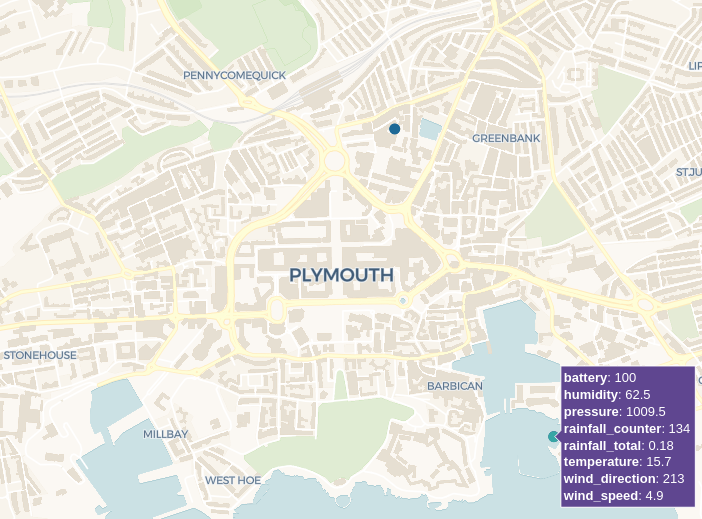

Recreate this plot in Python.
from asyncio import Queue
from dataclasses import dataclass
from datetime import datetime
import json

from client import Client, Payload

import pandas as pd
from dash import Dash, html, dcc
from dash.dependencies import Input, Output
import plotly.express as px

with open("secrets.json", "r") as f:
    secrets = json.load(f)


class App:
    dash: Dash
    queue: Queue[Payload]
    data: dict[str, Payload] = {}

    def __init__(self):
        with open("data.json", "r") as f:
            data = json.load(f)
            self.data = {
                k: Payload(
                    device_id=k,
                    location=v["location"],
                    received=datetime.fromisoformat(v["received"]),
                    data=v["data"],
                )
                for k, v in data.items()
            }

        self.dash = Dash(title="LoRaWAN Map", update_title=None)  # type:ignore
        self.dash.layout = html.Div(
            [
                dcc.Graph(
                    id="live-map",
                    style={
                        "height": "100vh",
                        "width": "100vw",
                        "padding": 0,
                        "margin": 0,
                    },
                    config={"displayModeBar": False},
                ),
                dcc.Interval(id="interval", interval=2000, n_intervals=0),
            ],
            style={
                "padding": 0,
                "margin": 0,
                "overflow": "hidden",
                "height": "100vh",
                "width": "100vw",
            },
        )
        self.dash.callback(
            Output("live-map", "figure"),
            [Input("interval", "n_intervals")],
        )(self.poll)

        self.queue = Queue()
        for conn in secrets["connections"]:
            QueueClient(
                conn["username"],
                conn["password"],
                conn["url"],
                conn["port"],
                conn["topics"],
                self.queue,
            )

        self.dash.run(debug=True, use_reloader=True)

    def poll(self, n: int):
        save = not self.queue.empty()

        while not self.queue.empty():
            payload = self.queue.get_nowait()
            self.data[payload.device_id] = payload

        if save:
            with open("data.json", "w") as f:
                json.dump({k: p.dump() for k, p in self.data.items()}, f, indent=4)

        df = pd.DataFrame.from_records(
            [
                {
                    "id": payload.device_id,
                    "lat": payload.location[0] if payload.location else None,
                    "lon": payload.location[1] if payload.location else None,
                    "fmt": "".join(
                        f"<b>{k}</b>: {v}<br>" for k, v in payload.data.items()
                    ),
                    "color": str(hash(tuple(payload.data.keys()))),
                }
                for payload in self.data.values()
            ],
        )

        fig = px.scatter_map(
            df,
            lat="lat",
            lon="lon",
            hover_name="id",
            size_max=15,
            custom_data="fmt",
            color="color",
            color_discrete_sequence=px.colors.qualitative.Prism,
        )
        fig.update_layout(
            margin=dict(l=0, r=0, t=0, b=0),
            autosize=True,
            uirevision="keep",
            showlegend=False,
        )
        fig.update_traces(hovertemplate="%{customdata}", marker={"size": 12}, name="")
        return fig


@dataclass
class QueueClient(Client):
    queue: Queue[Payload]

    def on_message(self, payload: Payload):
        self.queue.put_nowait(payload)


App()
